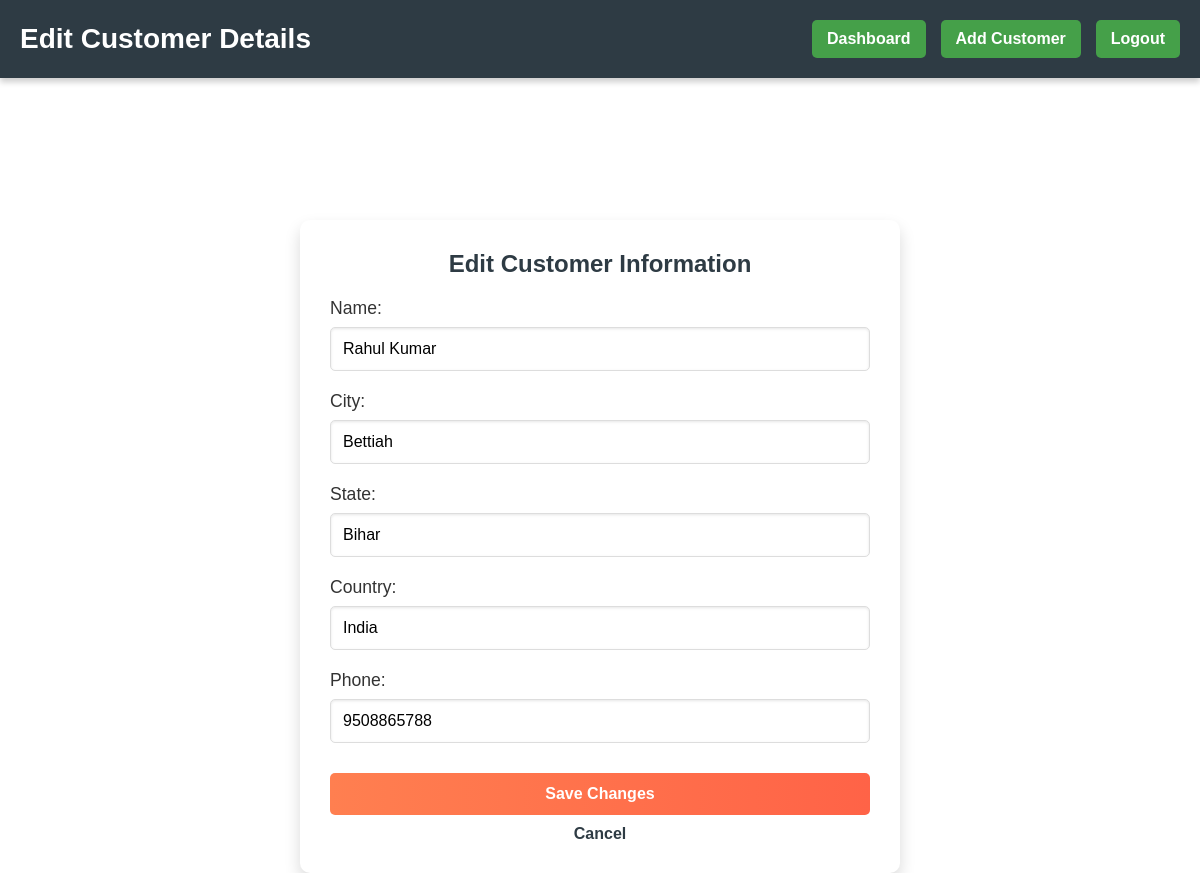
The app's page /customer/edit_customer/8/ with its own data.
### customer/models.py (models this page shows, shortened)
class Customer_details(models.Model):
    name = models.CharField(max_length=100)
    city = models.CharField(max_length=100)
    state = models.CharField(max_length=100)
    country = models.CharField(max_length=100)
    phone = models.CharField(max_length=100)

### customer/views.py (the view, shortened to what this page needs)
# urls.py: path('edit_customer/<int:customer_id>/', views.edit_customer, name='edit_customer'),
def edit_customer(request, customer_id):
    customer = get_object_or_404(Customer_details, id=customer_id)
    return render(request, 'edit_customer.html', {'customer': customer})

### customer/templates/edit_customer.html (shortened to what this page needs)
<!DOCTYPE html>
<html lang="en">
<head>
</head>
<body>
    <header>
        <h1>Edit Customer Details</h1>
        <div class="navbar">
            <a href="{% url 'customer_dashboard' %}">Dashboard</a>
            <a href="{% url 'create_customer' %}">Add Customer</a>
            <a href="{% url 'logout' %}">Logout</a>
        </div>
    </header>
    <div class="container">
        <h2>Edit Customer Information</h2>
        <form action="{% url 'edit_customer' customer.id %}" method="POST">
            <label for="name">Name:</label>
            <input type="text" name="name" id="name" value="{{ customer.name }}" required>
            <label for="city">City:</label>
            <input type="text" name="city" id="city" value="{{ customer.city }}" required>
            <label for="state">State:</label>
            <input type="text" name="state" id="state" value="{{ customer.state }}" required>
            <label for="country">Country:</label>
            <input type="text" name="country" id="country" value="{{ customer.country }}" required>
            <label for="phone">Phone:</label>
            <input type="text" name="phone" id="phone" value="{{ customer.phone }}" required>
            <div class="form-actions">
                <button type="submit">Save Changes</button>
                <a href="{% url 'customer_dashboard' %}">Cancel</a>
            </div>
        </form>
    </div>
</body>
</html>

### customer/templates/edit_customer.html (style rules this page uses)
* { margin: 0; padding: 0; box-sizing: border-box; }
body { font-family: 'Arial', sans-serif; background: #ffffff; color: #333; display: flex; justify-content: center; align-items: center; min-height: 100vh; padding-top: 80px; }
header { width: 100%; background: #2e3b44; padding: 20px; color: white; display: flex; justify-content: space-between; align-items: center; position: fixed; top: 0; left: 0; box-shadow: 0 4px 6px rgba(0, 0, 0, 0.2); }
header h1 { font-size: 28px; margin: 0; font-weight: bold; }
.navbar { display: flex; gap: 15px; }
.navbar a { text-decoration: none; color: white; font-weight: bold; padding: 10px 15px; background: #45a049; border-radius: 5px; transition: background 0.3s ease, transform 0.2s; }
.container { max-width: 600px; width: 90%; margin-top: 140px; padding: 30px; background-color: white; border-radius: 10px; box-shadow: 0 8px 16px rgba(0, 0, 0, 0.15); transition: box-shadow 0.3s ease; }
h2 { text-align: center; color: #2e3b44; margin-bottom: 20px; font-size: 24px; font-weight: bold; }
label { font-size: 1.1rem; margin-bottom: 8px; display: block; color: #333; }
input { width: 100%; padding: 12px; margin-bottom: 20px; border: 1px solid #ddd; border-radius: 5px; box-shadow: inset 0 1px 3px rgba(0, 0, 0, 0.1); font-size: 16px; }
button { background: linear-gradient(90deg, #ff7f50, #ff6347); color: white; border: none; padding: 12px 20px; border-radius: 5px; cursor: pointer; font-size: 16px; font-weight: bold; transition: background 0.3s ease; width: 100%; margin-top: 10px; }
.form-actions { text-align: center; }
.form-actions a { display: inline-block; margin-top: 10px; text-decoration: none; color: #2e3b44; font-weight: bold; transition: color 0.3s ease; }

### records on screen
Customer_details: name "Rahul Kumar", city "Bettiah", state "Bihar", country "India", phone "9508865788"
